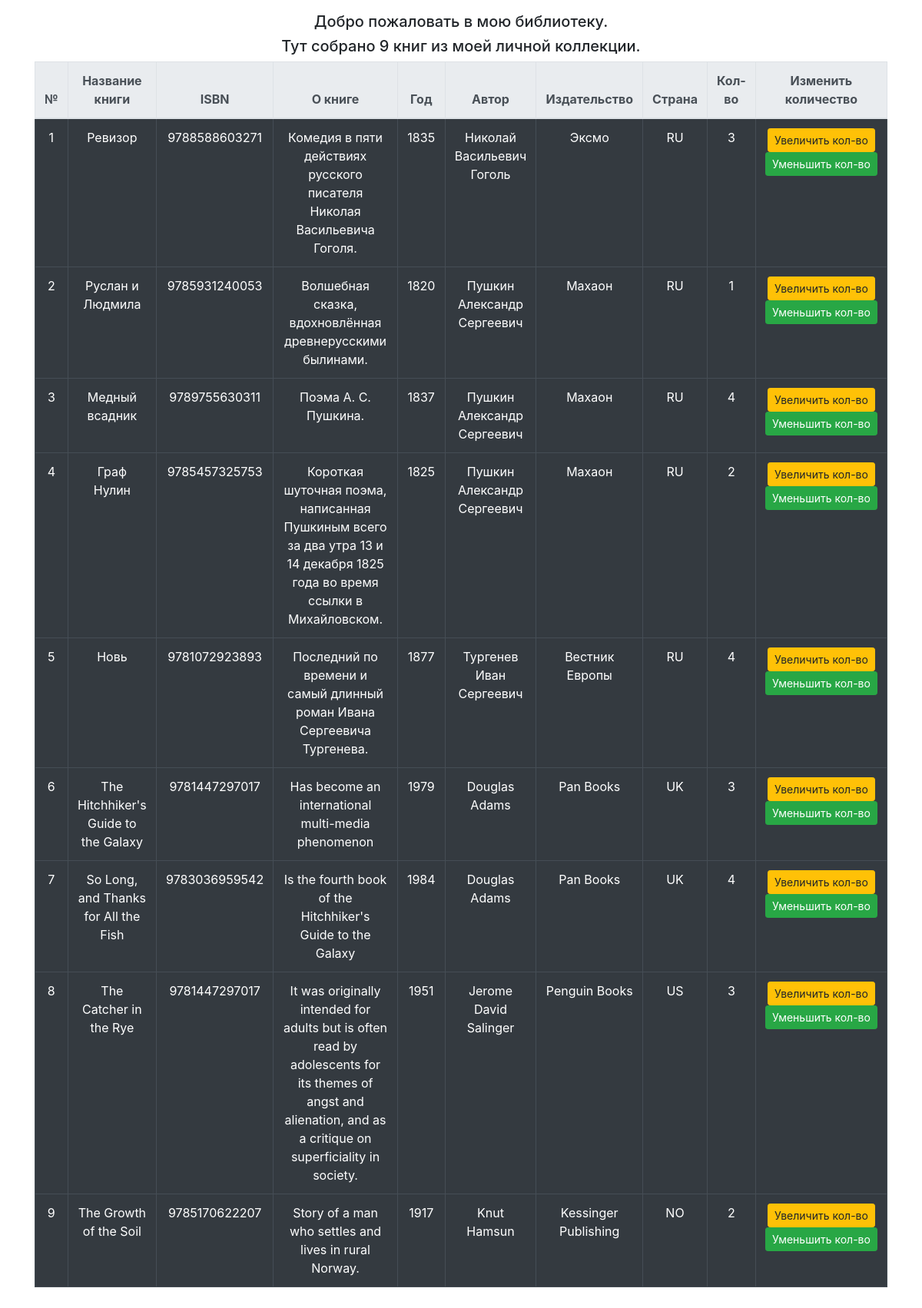
The app's page /index/ with its own data.
### p_library/models.py (models this page shows, shortened)
class Book(models.Model):
    ISBN = models.CharField(max_length=13)
    title = models.TextField()
    description = models.TextField()
    year_release = models.SmallIntegerField()
    author = models.ForeignKey('Author', on_delete=models.CASCADE)
    copy_count = models.SmallIntegerField(default=1)
    price = models.DecimalField(max_digits=6, decimal_places=2)
    publisher = models.ForeignKey('Publisher', on_delete=models.CASCADE, null=True, blank=True, related_name='books')

class Author(models.Model):
    full_name = models.TextField()
    birth_year = models.SmallIntegerField()
    country = models.CharField(max_length=2)

class Publisher(models.Model):
    name = models.CharField(max_length=128)
    def __str__(self):
        return self.name

### p_library/views.py (the view)
# urls.py: path('index/', views.index),
def index(request):
    template = loader.get_template('index.html')
    books = Book.objects.all()
    biblio_data = {
        "title": "мою библиотеку",
        "books": books,
    }
    return HttpResponse(template.render(biblio_data, request))

### p_library/templates/index.html (shortened to what this page needs)
<!DOCTYPE html>
<html lang="en">
<head>
    <link rel="stylesheet" href="https://stackpath.bootstrapcdn.com/bootstrap/4.3.1/css/bootstrap.min.css">
</head>
<body>
    <div class="container">
        <div class="row">
            <div class="col-12 my-3">
                <h5 class="text-center">Добро пожаловать в {{ title }}.</h5>
                <h5 class="text-center">Тут собрано {{ books|length }} книг из моей личной коллекции.</h5>
                <table class="table table-dark table-stripped table-hover">
                    <thead class="thead-light">
                        <tr class="table-bordered text-center">
                            <th>№</th>
                            <th>Название книги</th>
                            <th>ISBN</th>
                            <th>О книге</th>
                            <th>Год</th>
                            <th>Автор</th>
                            <th>Издательство</th>
                            <th>Страна</th>
                            <th>Кол-во</th>
                            <th>Изменить количество</th>
                        </tr>
                    </thead>
                    <tbody class="table-bordered text-center">
                        {% for book in books %}
                        <tr>
                            <td>{{ forloop.counter }}</td>
                            <td>{{ book.title }}</td>
                            <td>{{ book.ISBN }}</td>
                            <td>{{ book.description }}</td>
                            <td>{{ book.year_release }}</td>
                            <td>{{ book.author.full_name }}</td>
                            <td>{{ book.publisher }}</td>
                            <td>{{ book.author.country }}</td>
                            <td>{{ book.copy_count }}</td>
                            <td>
                                <form action="/index/book_increment/" method="post" enctype="multipart/form-data">
                                    <input class="btn btn-warning btn-sm" type="submit" value="Увеличить кол-во" />
                                </form>
                                <form action="/index/book_decrement/" method="post" enctype="multipart/form-data">
                                    <input class="btn btn-success btn-sm" type="submit" value="Уменьшить кол-во" />
                                </form>
                            </td>
                        </tr>
                        {% endfor %}
                </table>
            </div>
        </div>
    </div>
</body>
</html>

### records on screen
Book: title "Ревизор", ISBN "9788588603271", description "Комедия в пяти действиях русского писателя Николая Васильевича Гоголя.", year_release "1835", author.full_name "Николай Васильевич Гоголь", publisher "Эксмо", author.country "RU", copy_count "3"
Book: title "Руслан и Людмила", ISBN "9785931240053", description "Волшебная сказка, вдохновлённая древнерусскими былинами.", year_release "1820", author.full_name "Пушкин Александр Сергеевич", publisher "Махаон", author.country "RU", copy_count "1"
Book: title "Медный всадник", ISBN "9789755630311", description "Поэма А. С. Пушкина.", year_release "1837", author.full_name "Пушкин Александр Сергеевич", publisher "Махаон", author.country "RU", copy_count "4"
Book: title "Граф Нулин", ISBN "9785457325753", description "Короткая шуточная поэма, написанная Пушкиным всего за два утра 13 и 14 декабря 1825 года во время ссылки в Михайловском.", year_release "1825", author.full_name "Пушкин Александр Сергеевич", publisher "Махаон", author.country "RU", copy_count "2"
Book: title "Новь", ISBN "9781072923893", description "Последний по времени и самый длинный роман Ивана Сергеевича Тургенева.", year_release "1877", author.full_name "Тургенев Иван Сергеевич", publisher "Вестник Европы", author.country "RU", copy_count "4"
Book: title "The Hitchhiker's Guide to the Galaxy", ISBN "9781447297017", description "Has become an international multi-media phenomenon", year_release "1979", author.full_name "Douglas Adams", publisher "Pan Books", author.country "UK", copy_count "3"
Book: title "So Long, and Thanks for All the Fish", ISBN "9783036959542", description "Is the fourth book of the Hitchhiker's Guide to the Galaxy", year_release "1984", author.full_name "Douglas Adams", publisher "Pan Books", author.country "UK", copy_count "4"
Book: title "The Catcher in the Rye", ISBN "9781447297017", description "It was originally intended for adults but is often read by adolescents for its themes of angst and alienation, and as a critique on superficiality in society.", year_release "1951", author.full_name "Jerome David Salinger", publisher "Penguin Books", author.country "US", copy_count "3"
Book: title "The Growth of the Soil", ISBN "9785170622207", description "Story of a man who settles and lives in rural Norway.", year_release "1917", author.full_name "Knut Hamsun", publisher "Kessinger Publishing", author.country "NO", copy_count "2"

### other values on screen
{{ title }} "мою библиотеку"
{{ books|length }} "9"
